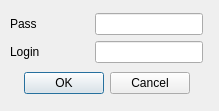
<?xml version="1.0" encoding="UTF-8"?>
<ui version="4.0">
 <class>LoginDialog</class>
 <widget class="QDialog" name="LoginDialog">
  <property name="windowModality">
   <enum>Qt::WindowModal</enum>
  </property>
  <property name="geometry">
   <rect>
    <x>0</x>
    <y>0</y>
    <width>219</width>
    <height>111</height>
   </rect>
  </property>
  <property name="windowTitle">
   <string>Login to VK</string>
  </property>
  <property name="styleSheet">
   <string notr="true">&quot;QToolTip { color: #ffffff; background-color: #2a82da; border: 1px solid white; }&quot;</string>
  </property>
  <property name="modal">
   <bool>true</bool>
  </property>
  <widget class="QWidget" name="">
   <property name="geometry">
    <rect>
     <x>10</x>
     <y>10</y>
     <width>193</width>
     <height>87</height>
    </rect>
   </property>
   <layout class="QVBoxLayout" name="verticalLayout_3">
    <item>
     <layout class="QVBoxLayout" name="verticalLayout_2">
      <item>
       <layout class="QHBoxLayout" name="horizontalLayout_2">
        <item>
         <widget class="QLabel" name="label_2">
          <property name="text">
           <string>Pass</string>
          </property>
         </widget>
        </item>
        <item>
         <spacer name="horizontalSpacer">
          <property name="orientation">
           <enum>Qt::Horizontal</enum>
          </property>
          <property name="sizeHint" stdset="0">
           <size>
            <width>40</width>
            <height>20</height>
           </size>
          </property>
         </spacer>
        </item>
        <item>
         <widget class="QLineEdit" name="pass_edit"/>
        </item>
       </layout>
      </item>
      <item>
       <layout class="QHBoxLayout" name="horizontalLayout">
        <item>
         <widget class="QLabel" name="login_lbl">
          <property name="text">
           <string>Login</string>
          </property>
         </widget>
        </item>
        <item>
         <spacer name="horizontalSpacer_2">
          <property name="orientation">
           <enum>Qt::Horizontal</enum>
          </property>
          <property name="sizeHint" stdset="0">
           <size>
            <width>40</width>
            <height>20</height>
           </size>
          </property>
         </spacer>
        </item>
        <item>
         <widget class="QLineEdit" name="login_edit"/>
        </item>
       </layout>
      </item>
     </layout>
    </item>
    <item>
     <layout class="QHBoxLayout" name="horizontalLayout_3">
      <item>
       <widget class="QDialogButtonBox" name="buttonBox">
        <property name="orientation">
         <enum>Qt::Horizontal</enum>
        </property>
        <property name="standardButtons">
         <set>QDialogButtonBox::Cancel|QDialogButtonBox::Ok</set>
        </property>
        <property name="centerButtons">
         <bool>true</bool>
        </property>
       </widget>
      </item>
     </layout>
    </item>
   </layout>
  </widget>
 </widget>
 <resources/>
 <connections>
  <connection>
   <sender>buttonBox</sender>
   <signal>accepted()</signal>
   <receiver>LoginDialog</receiver>
   <slot>accept()</slot>
   <hints>
    <hint type="sourcelabel">
     <x>248</x>
     <y>254</y>
    </hint>
    <hint type="destinationlabel">
     <x>157</x>
     <y>274</y>
    </hint>
   </hints>
  </connection>
  <connection>
   <sender>buttonBox</sender>
   <signal>rejected()</signal>
   <receiver>LoginDialog</receiver>
   <slot>reject()</slot>
   <hints>
    <hint type="sourcelabel">
     <x>316</x>
     <y>260</y>
    </hint>
    <hint type="destinationlabel">
     <x>286</x>
     <y>274</y>
    </hint>
   </hints>
  </connection>
 </connections>
</ui>
